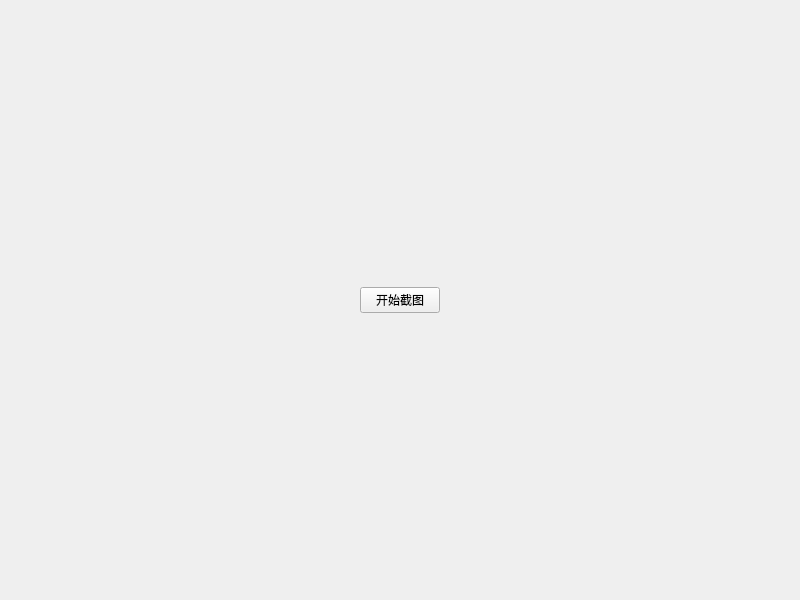
<?xml version="1.0" encoding="UTF-8"?>
<ui version="4.0">
 <class>MainWindow</class>
 <widget class="QMainWindow" name="MainWindow">
  <property name="geometry">
   <rect>
    <x>0</x>
    <y>0</y>
    <width>800</width>
    <height>600</height>
   </rect>
  </property>
  <property name="windowTitle">
   <string>MainWindow</string>
  </property>
  <widget class="QWidget" name="centralwidget">
   <layout class="QHBoxLayout" name="horizontalLayout">
    <item>
     <widget class="QPushButton" name="screenshot_btn">
      <property name="sizePolicy">
       <sizepolicy hsizetype="Fixed" vsizetype="Fixed">
        <horstretch>0</horstretch>
        <verstretch>0</verstretch>
       </sizepolicy>
      </property>
      <property name="text">
       <string>开始截图</string>
      </property>
     </widget>
    </item>
   </layout>
  </widget>
 </widget>
 <resources/>
 <connections/>
</ui>
